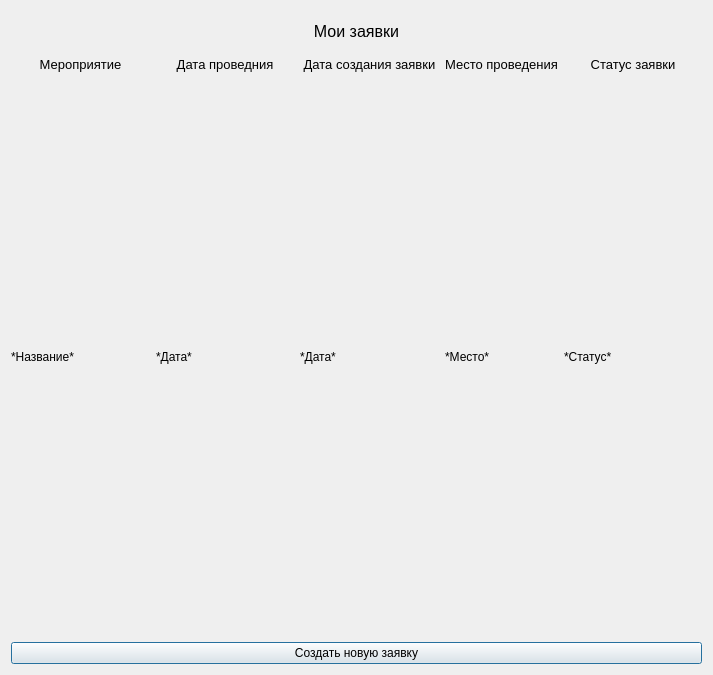
<?xml version="1.0" encoding="UTF-8"?>
<ui version="4.0">
 <class>Dialog</class>
 <widget class="QDialog" name="Dialog">
  <property name="geometry">
   <rect>
    <x>0</x>
    <y>0</y>
    <width>713</width>
    <height>675</height>
   </rect>
  </property>
  <property name="windowTitle">
   <string>Dialog</string>
  </property>
  <layout class="QGridLayout" name="gridLayout_2">
   <item row="0" column="0">
    <layout class="QGridLayout" name="gridLayout">
     <item row="0" column="0" colspan="2">
      <widget class="QLabel" name="label">
       <property name="minimumSize">
        <size>
         <width>100</width>
         <height>40</height>
        </size>
       </property>
       <property name="maximumSize">
        <size>
         <width>1000</width>
         <height>40</height>
        </size>
       </property>
       <property name="font">
        <font>
         <pointsize>12</pointsize>
        </font>
       </property>
       <property name="text">
        <string>Мои заявки</string>
       </property>
       <property name="alignment">
        <set>Qt::AlignCenter</set>
       </property>
      </widget>
     </item>
     <item row="1" column="0" colspan="2">
      <layout class="QGridLayout" name="gridLayout_4">
       <item row="0" column="1">
        <widget class="QLabel" name="label_2">
         <property name="font">
          <font>
           <pointsize>10</pointsize>
          </font>
         </property>
         <property name="text">
          <string>Дата проведния</string>
         </property>
         <property name="alignment">
          <set>Qt::AlignCenter</set>
         </property>
        </widget>
       </item>
       <item row="0" column="0">
        <widget class="QLabel" name="label_3">
         <property name="font">
          <font>
           <pointsize>10</pointsize>
          </font>
         </property>
         <property name="text">
          <string>Мероприятие</string>
         </property>
         <property name="alignment">
          <set>Qt::AlignCenter</set>
         </property>
        </widget>
       </item>
       <item row="0" column="2">
        <widget class="QLabel" name="label_4">
         <property name="font">
          <font>
           <pointsize>10</pointsize>
          </font>
         </property>
         <property name="text">
          <string>Дата создания заявки</string>
         </property>
         <property name="alignment">
          <set>Qt::AlignCenter</set>
         </property>
        </widget>
       </item>
       <item row="0" column="3">
        <widget class="QLabel" name="label_5">
         <property name="sizePolicy">
          <sizepolicy hsizetype="Fixed" vsizetype="Fixed">
           <horstretch>0</horstretch>
           <verstretch>0</verstretch>
          </sizepolicy>
         </property>
         <property name="font">
          <font>
           <pointsize>10</pointsize>
           <stylestrategy>PreferDefault</stylestrategy>
          </font>
         </property>
         <property name="mouseTracking">
          <bool>false</bool>
         </property>
         <property name="tabletTracking">
          <bool>false</bool>
         </property>
         <property name="focusPolicy">
          <enum>Qt::NoFocus</enum>
         </property>
         <property name="toolTip">
          <string/>
         </property>
         <property name="layoutDirection">
          <enum>Qt::LeftToRight</enum>
         </property>
         <property name="autoFillBackground">
          <bool>false</bool>
         </property>
         <property name="inputMethodHints">
          <set>Qt::ImhNone</set>
         </property>
         <property name="frameShape">
          <enum>QFrame::NoFrame</enum>
         </property>
         <property name="frameShadow">
          <enum>QFrame::Raised</enum>
         </property>
         <property name="text">
          <string>Место проведения</string>
         </property>
         <property name="textFormat">
          <enum>Qt::AutoText</enum>
         </property>
         <property name="scaledContents">
          <bool>false</bool>
         </property>
         <property name="alignment">
          <set>Qt::AlignCenter</set>
         </property>
        </widget>
       </item>
       <item row="1" column="3">
        <widget class="QLabel" name="label_10">
         <property name="text">
          <string>*Место*</string>
         </property>
        </widget>
       </item>
       <item row="1" column="0">
        <widget class="QLabel" name="label_7">
         <property name="text">
          <string>*Название*</string>
         </property>
        </widget>
       </item>
       <item row="1" column="1">
        <widget class="QLabel" name="label_8">
         <property name="text">
          <string>*Дата*</string>
         </property>
        </widget>
       </item>
       <item row="1" column="2">
        <widget class="QLabel" name="label_9">
         <property name="text">
          <string>*Дата*</string>
         </property>
        </widget>
       </item>
       <item row="1" column="4">
        <widget class="QLabel" name="label_11">
         <property name="text">
          <string>*Статус*</string>
         </property>
        </widget>
       </item>
       <item row="0" column="4">
        <widget class="QLabel" name="label_6">
         <property name="font">
          <font>
           <pointsize>10</pointsize>
          </font>
         </property>
         <property name="text">
          <string>Статус заявки</string>
         </property>
         <property name="alignment">
          <set>Qt::AlignCenter</set>
         </property>
        </widget>
       </item>
       <item row="2" column="0" colspan="5">
        <widget class="QPushButton" name="pushButton">
         <property name="text">
          <string>Создать новую заявку</string>
         </property>
        </widget>
       </item>
      </layout>
     </item>
    </layout>
   </item>
  </layout>
 </widget>
 <resources/>
 <connections/>
</ui>
